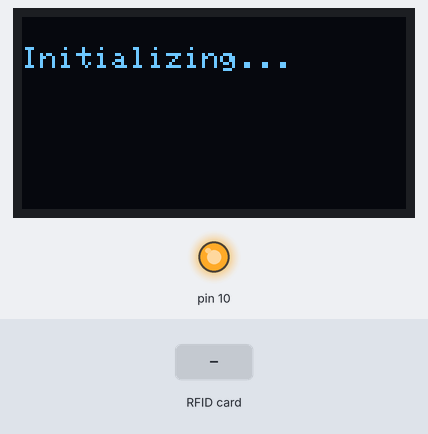
The sketch below on a simulated Arduino Uno, built with avr-gcc and run on an emulated ATmega328P. Parts: 128×64 one-colour display, output pins drawn as LEDs (lit = HIGH). Inputs (shaded band) come from the test bench. What the sketch prints to the serial monitor is not drawn.

Above: at 3.3 s.
3.4 s: RFID card 1A 2B 3C 4D held to the reader
At 4.6 s:
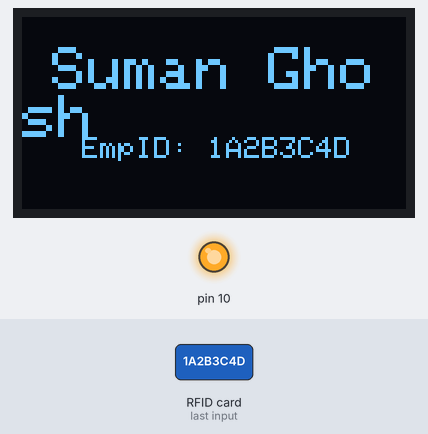
4.9 s: RFID card 5E 7A 19 C4 held to the reader
At 6.1 s:
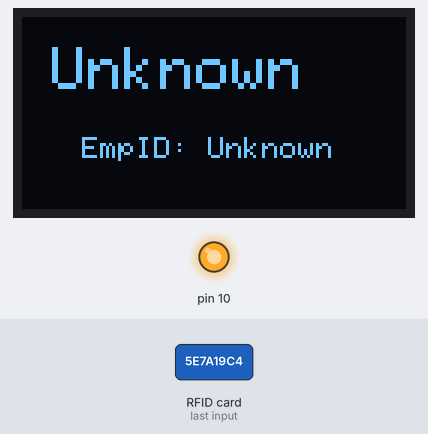
Timing chart, 0 to 7.9 s (numbered marks = the images above; inputs shaded):
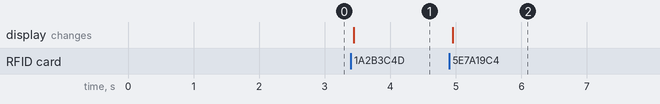

Measured:
- after the input at 3.4 s, the display: changes after 0.05 s (image 1)
- after the input at 4.9 s, the display: changes after 0.06 s (image 2)

The sketch:

nfc_read.ino
```cpp
#include <Wire.h>
#include <Adafruit_GFX.h>
#include <Adafruit_SSD1306.h>
#include <MFRC522.h>
#include <SPI.h>

// OLED display configuration
#define SCREEN_WIDTH 128
#define SCREEN_HEIGHT 64
Adafruit_SSD1306 display(SCREEN_WIDTH, SCREEN_HEIGHT, &Wire, -1);

// RFID configuration
#define RST_PIN 5      // Reset pin for RC522
#define SS_PIN 4       // Slave select pin for RC522
MFRC522 rfid(SS_PIN, RST_PIN);

// Predefined RFID data
const char* employeeData[][2] = {
  {"1A2B3C4D", "Suman Ghosh"}, // Example: UID -> Name
  {"5E6F7G8H", "Ananya Roy"},
  {"9I10J11K", "Rahul Das"}
};

void setup() {
  Serial.begin(115200);

  // Initialize OLED display
  if (!display.begin(SSD1306_SWITCHCAPVCC, 0x3C)) {
    Serial.println(F("SSD1306 allocation failed"));
    for (;;);
  }
  display.clearDisplay();
  display.setTextSize(1);
  display.setTextColor(WHITE);
  display.setCursor(0, 10);
  display.println("Initializing...");
  display.display();

  // Initialize RFID
  SPI.begin();
  rfid.PCD_Init();
  Serial.println("Place your card near the reader");

  // Clear display after setup message
  delay(2000);
  display.clearDisplay();
}

void loop() {
  // Check for RFID card presence
  if (!rfid.PICC_IsNewCardPresent() || !rfid.PICC_ReadCardSerial()) {
    return;
  }

  // Read UID from the card
  String uid = getUID();

  // Search for UID in predefined data
  const char* employeeName = "Unknown";
  const char* employeeID = "Unknown";
  for (int i = 0; i < sizeof(employeeData) / sizeof(employeeData[0]); i++) {
    if (uid == employeeData[i][0]) {
      employeeName = employeeData[i][1];
      employeeID = employeeData[i][0];
      break;
    }
  }

  // Display employee details on OLED
  displayDetails(employeeName, employeeID);

  // Halt PICC (prevent further communication)
  rfid.PICC_HaltA();
}

// Function to read UID as a string
String getUID() {
  String uid = "";
  for (byte i = 0; i < rfid.uid.size; i++) {
    uid += String(rfid.uid.uidByte[i], HEX);
  }
  uid.toUpperCase();
  Serial.println("UID: " + uid);
  return uid;
}

// Function to display employee details
void displayDetails(const char* name, const char* id) {
  display.clearDisplay();
  display.setTextSize(2);
  display.setCursor(10, 10); // Adjust for centering
  display.println(name);
  display.setTextSize(1);
  display.setCursor(20, 40); // Adjust for centering
  display.print("EmpID: ");
  display.println(id);
  display.display();
}
```
